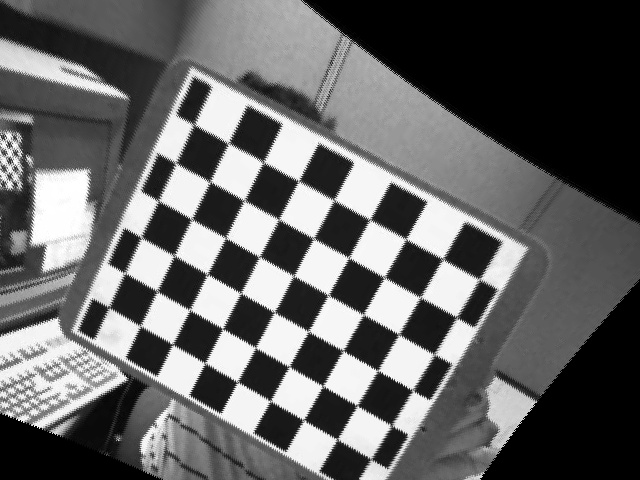
#> input picture output/calibration_binocular/rectifiedleft04.jpg, 640 x 480 px
$ python Disparity_BM.py
#> lines starting #> are read from the running program, lines starting #| are printed output that depends on the picture
import cv2
import numpy as np
from matplotlib import pyplot as plt
# disparity settings
min_disp = 32
num_disp = 112 - min_disp

# do it
imgL = cv2.imread('output/calibration_binocular/rectifiedleft04.jpg', 0)
#> imgL is the input picture: shape (480, 640); min 0, max 255, mean 100.7
imgR = cv2.imread('output/calibration_binocular/rectifiedright04.jpg', 0)
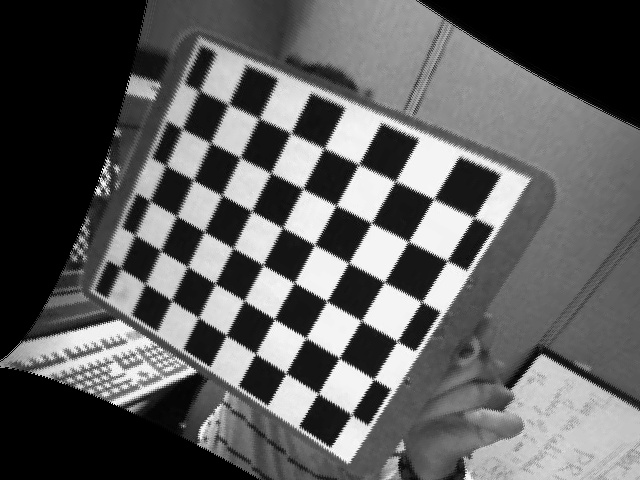
#> input picture output/calibration_binocular/rectifiedright04.jpg, 640 x 480 px
#> imgR is the input picture: shape (480, 640); min 0, max 255, mean 95.2

stereo = cv2.StereoBM_create(numDisparities=16, blockSize=15)
disparity = stereo.compute(imgL, imgR).astype(np.float32) / 16.0
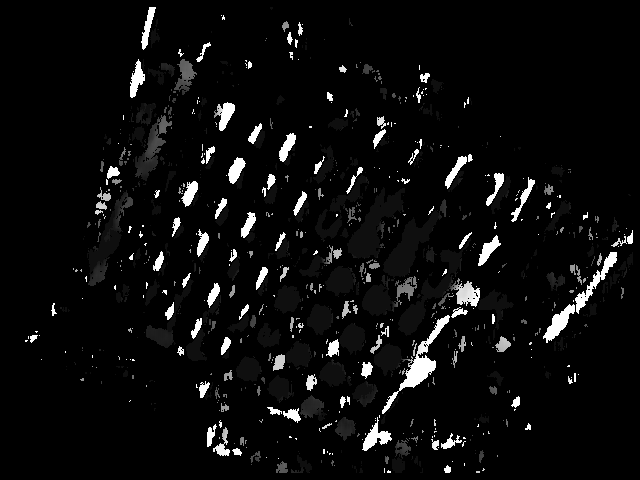
#> disparity: shape (480, 640) float32; min -1, max 15, mean -0.219; drawn with min black and max white
disparity = (disparity-min_disp)/num_disp
print("========================Left Disparity=========================")
print(disparity)
#> (printed output is left out)
plt.imshow(disparity, 'gray')
plt.savefig('output/Disparity/BMleft104.jpg')
plt.show()

# cv2.imwrite('output/Disparity/BMleft04.jpg', disparity)


disparity = stereo.compute(imgR, imgL).astype(np.float32) / 16.0
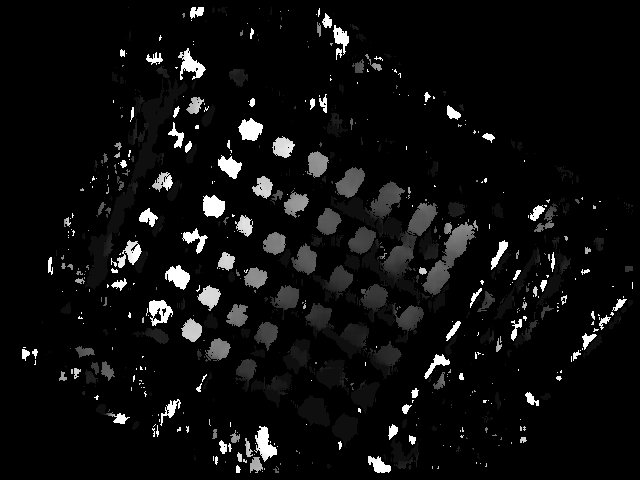
#> disparity: shape (480, 640) float32; min -1, max 15, mean -0.144; drawn with min black and max white
disparity = (disparity-min_disp)/num_disp
print("========================Left Disparity=========================")
print(disparity)
#> (printed output is left out)
plt.imshow(disparity, 'gray')
plt.savefig('output/Disparity/BMright104.jpg')
plt.show()
# cv2.imwrite('output/Disparity/BMright04.jpg', disparity)
